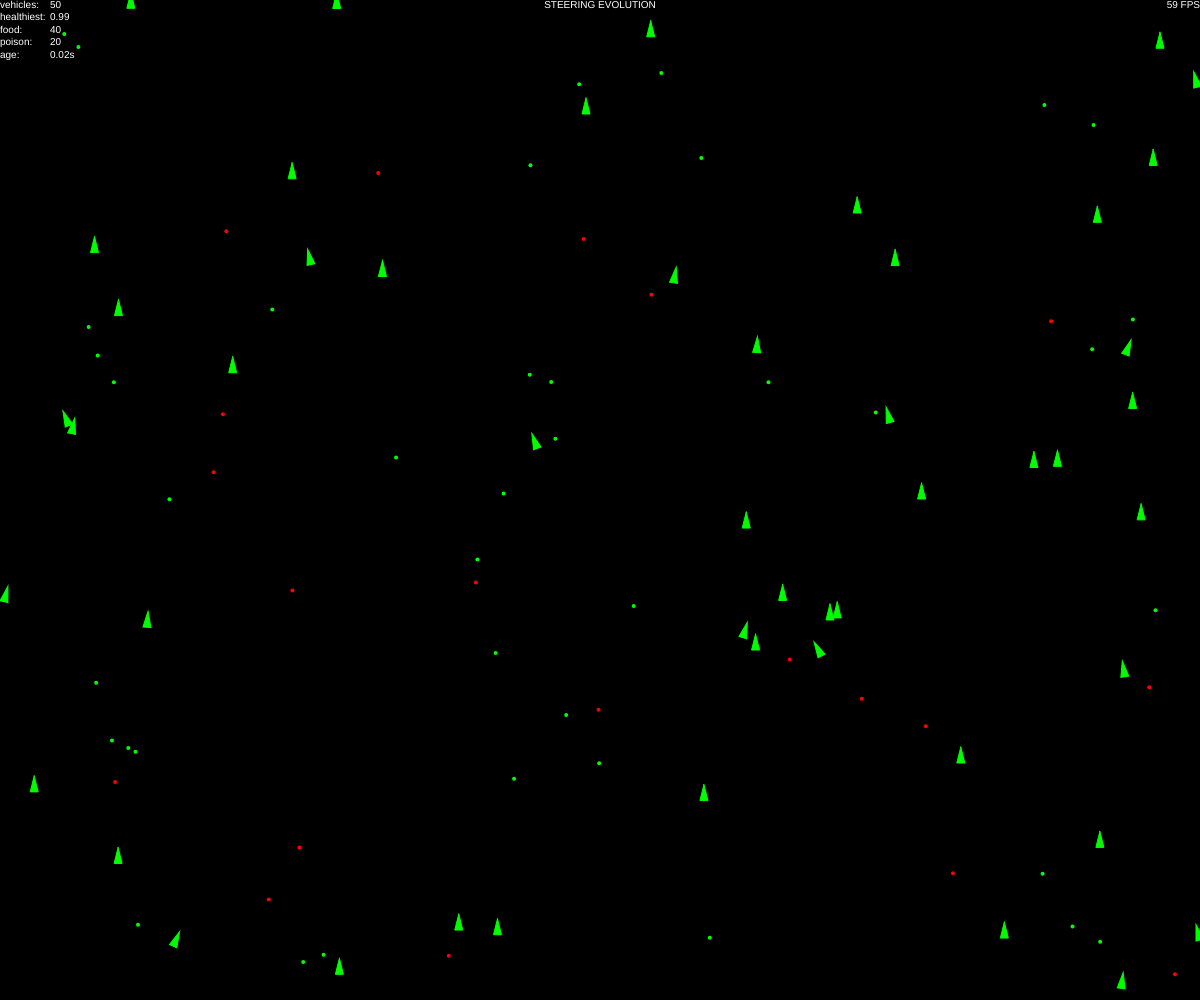
Frame 1 (no input)
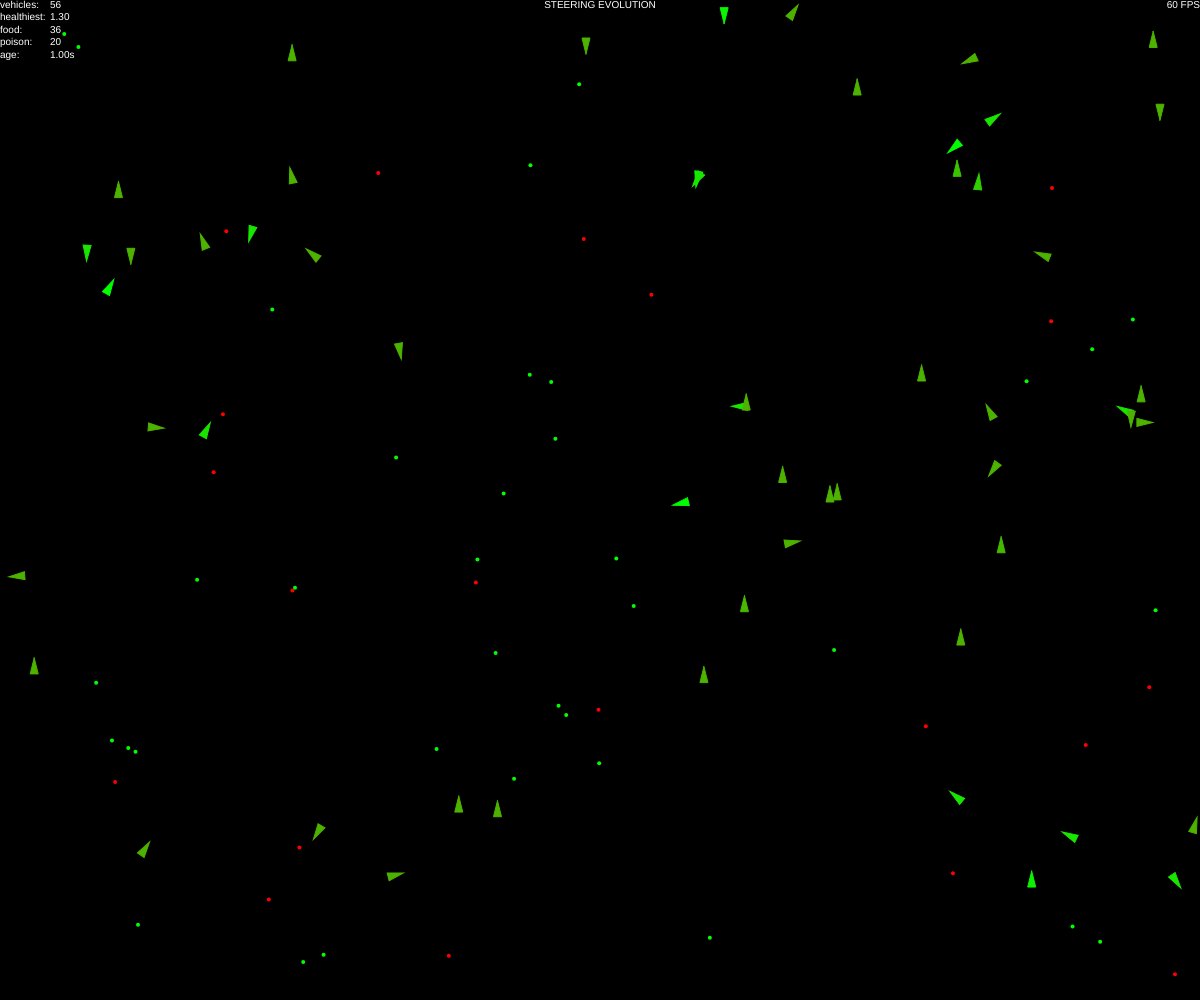
Frame 60 (no input)
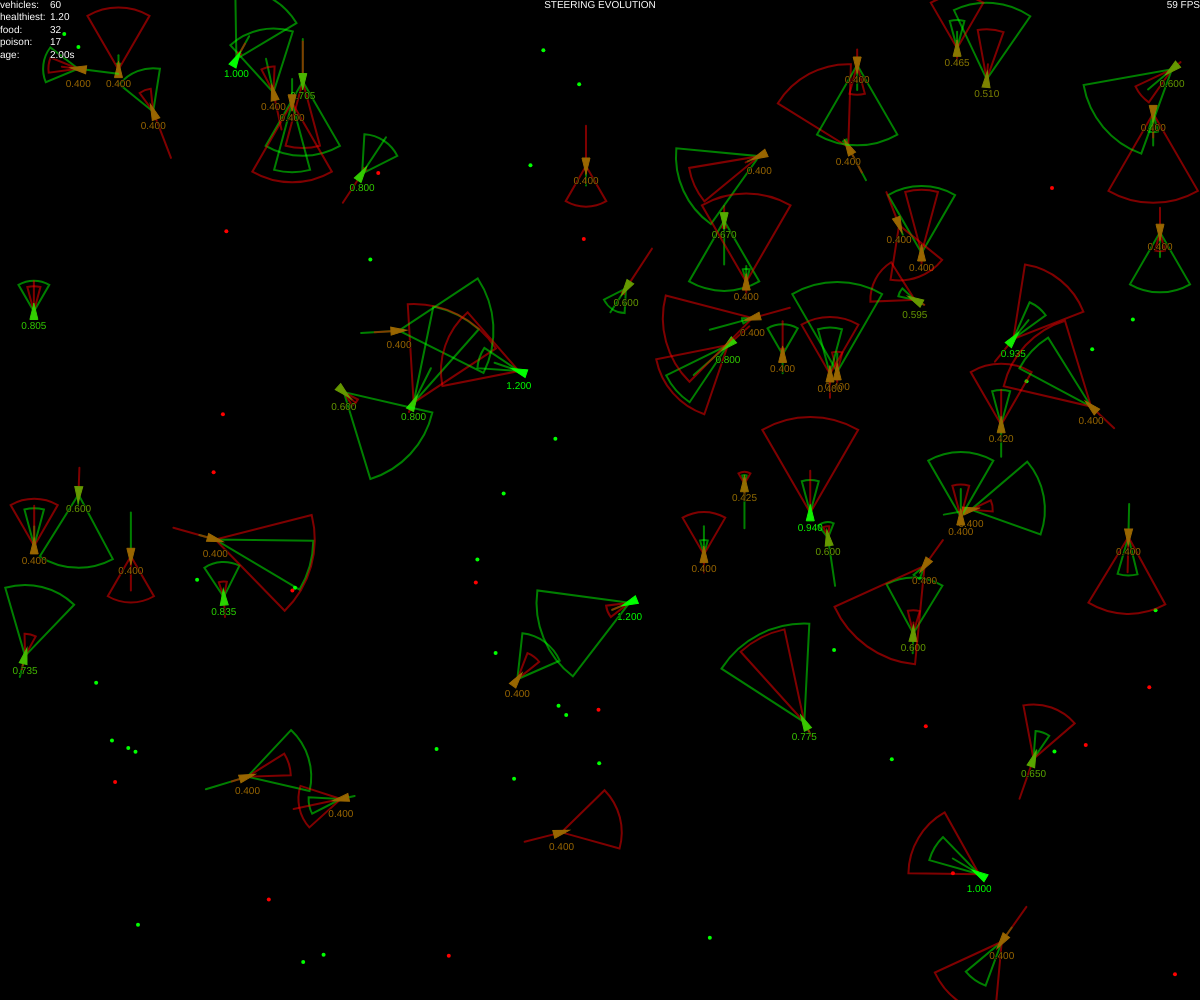
Frame 120 (the mouse pressed at the canvas centre since frame 60)

The p5.js sketch that drew these frames (run headless with seeded random() and noise() and a simulated clock; from frame 60 on, the mouse is pressed at the canvas centre):

// p5.js sketch
// ── sketch.js
// Daniel Shiffman
// The Coding Train
// Coding Challenge 69: Steering Evolution
// Part 1: https://youtu.be/flxOkx0yLrY
// Part 2: https://youtu.be/XaOVH8ZSRNA
// Part 3: https://youtu.be/vZUWTlK7D2Q
// Part 4: https://youtu.be/ykOcaInciBI
// Part 5: https://youtu.be/VnFF5V5DS8s

// https://editor.p5js.org/codingtrain/sketches/xgQNXkxx1

var boundary = 25;
var debug = false;
var food = [];
var poison = [];
var vehicles = [];

function setup() {
  createCanvas(windowWidth, windowHeight);
  initUniverse();
}

function draw() {
  // the universe is a dark, dark place
  background(0);

  // create food and poison at semi-random intervals
  if (random(1) < 0.1) createFood();
  if (random(1) < 0.01) createPoison();

  // draw food
  fill(0, 255, 0);
  noStroke();
  for (let f of food) ellipse(f.x, f.y, 4)

  // draw poison
  fill(255, 0, 0);
  noStroke();
  for (var p of poison) ellipse(p.x, p.y, 4);

  // keep track of healthiest vehicle
  var maxHealthNow = 0;

  // draw and update vehicles
  for (var i = vehicles.length - 1; i >= 0; i--) {
    vehicles[i].boundaries();
    vehicles[i].behaviors(food, poison);
    vehicles[i].update();
    vehicles[i].draw();

    // keep track of healthiest vehicle
    maxHealthNow = max(maxHealthNow, vehicles[i].health);

    // clone vehicle
    if (vehicles[i].cloneMe()) createVehicle();

    // create a piece of food when a vehicle dies 
    if (vehicles[i].dead()) {
      createFood();
      vehicles.splice(i, 1);
    }
  }

  // format text
  fill(255);
  stroke(0);
  textSize(10);

  // show vehicle, food and poison stats in upper left corner
  textAlign(LEFT, TOP);
  text('vehicles:\nhealthiest:\nfood:\npoison:\nage:', 0, 0);
  text(vehicles.length + '\n' + nf(maxHealthNow, 1, 2) + '\n' + food.length + '\n' + poison.length + '\n' + nf(millis() / 1000, 1, 2) + 's', 50, 0);

  // show title in top center of screen
  textAlign(CENTER, TOP);
  text('STEERING EVOLUTION', width * 0.5, 0);

  // show framerate in upper right corner
  textAlign(RIGHT, TOP);
  text(int(frameRate()) + ' FPS', width, 0);
}

// responsive UI
function windowResized() {
  // resize canvas
  resizeCanvas(windowWidth, windowHeight);

  // remove invisible food
  for (let i = food.length - 1; i > 0; i--) {
    if (food[i].x < 0 || food[i].x > windowWidth || food[i].y < 0 || food[i].y > windowHeight) food.splice(i);
  }

  // remove invisible poison
  for (let i = poison.length - 1; i > 0; i--) {
    if (poison[i].x < 0 || poison[i].x > windowWidth || poison[i].y < 0 || poison[i].y > windowHeight) poison.splice(i);
  }
}
// ── logic.js
// create one piece of food at a random location within the boundary
function createFood() {
  var x = random(boundary, width - boundary);
  var y = random(boundary, height - boundary);
  food.push(createVector(x, y));
}

// create one piece of poison at a random location within the boundary
function createPoison() {
  var x = random(boundary, width - boundary);
  var y = random(boundary, height - boundary);
  poison.push(createVector(x, y));
}

// create one vehicle at a random location within the boundary
function createVehicle() {
  var x = random(width);
  var y = random(height);
  vehicles.push(new Vehicle(x, y));
}

// spawn a new universe
function initUniverse() {
  vehicles = [];
  food = [];
  poison = [];
  for (var i = 0; i < 50; i++) createVehicle();
  for (var i = 0; i < 40; i++) createFood();
  for (var i = 0; i < 20; i++) createPoison();
}

// keyboard events
function keyPressed() {
  if (vehicles.length > 0) {
    if (key === 'D' || key === 'd') debug = !debug;
  } else {
    if (key = ' ') {
      debug = false;
      initUniverse();
    }
  }
}

// mouse and touch events
function mousePressed() {
  if (vehicles.length > 0) {
    debug = !debug;
  } else {
    debug = false;
    initUniverse();
  }
}
// ── vehicle.js
// Daniel Shiffman
// The Coding Train
// Coding Challenge 69: Steering Evolution
// Part 1: https://youtu.be/flxOkx0yLrY
// Part 2: https://youtu.be/XaOVH8ZSRNA
// Part 3: https://youtu.be/vZUWTlK7D2Q
// Part 4: https://youtu.be/ykOcaInciBI
// Part 5: https://youtu.be/VnFF5V5DS8s

// https://editor.p5js.org/codingtrain/sketches/xgQNXkxx1
// vehicle class
class Vehicle {
  constructor(x, y, dna) {
    this.acceleration = createVector(0, 0); // acceleration
    this.health = 1; // initial health, vehicle dies when health reaches zero
    this.maxforce = 0.5; // maximum force for steering
    this.maxspeed = 5; // maximum speed in pixels per frame
    this.position = createVector(x, y); // initial position
    this.r = 4; // size
    this.velocity = createVector(0, -2); // velocity pixels per frame

    var mr = 0.01; // mutation ratio

    this.dna = []; // dna
    if (dna === undefined) {
      this.dna[0] = random(-2, 2); // food weight
      this.dna[1] = random(-2, 2); // poison weight
      this.dna[2] = random(0, 100); // food perception
      this.dna[3] = random(0, 100); // poison perception

    } else {
      // Mutation
      this.dna[0] = dna[0];
      if (random(1) < mr) {
        this.dna[0] += random(-0.1, 0.1);
      }

      this.dna[1] = dna[1];
      if (random(1) < mr) {
        this.dna[1] += random(-0.1, 0.1);
      }

      this.dna[2] = dna[2];
      if (random(1) < mr) {
        this.dna[2] += random(-10, 10);
      }

      this.dna[3] = dna[3];
      if (random(1) < mr) {
        this.dna[3] += random(-10, 10);
      }
    }
  }

  // apply force from based on steering towards or away from food/poison
  applyForce(force) {
    this.acceleration.add(force);
  }

  // use dna to control vehicle
  behaviors(good, bad) {
    var steerG = this.eat(good, 0.2, this.dna[2]);
    var steerB = this.eat(bad, -1, this.dna[3]);

    steerG.mult(this.dna[0]);
    steerB.mult(this.dna[1]);

    this.applyForce(steerG);
    this.applyForce(steerB);
  }

  // boundary where no food and poison will be create and vehicles will steer away from
  boundaries() {
    var desired = null;

    if (this.position.x < boundary) {
      desired = createVector(this.maxspeed, this.velocity.y);
    } else if (this.position.x > width - boundary) {
      desired = createVector(-this.maxspeed, this.velocity.y);
    }

    if (this.position.y < boundary) {
      desired = createVector(this.velocity.x, this.maxspeed);
    } else if (this.position.y > height - boundary) {
      desired = createVector(this.velocity.x, -this.maxspeed);
    }

    if (desired !== null) {
      desired.normalize();
      desired.mult(this.maxspeed);
      var steer = p5.Vector.sub(desired, this.velocity);
      steer.limit(this.maxforce);
      this.applyForce(steer);
    }
  }

  // clone vehicle at random
  cloneMe() {
    return (random(1) < 0.002)
  }

  // check vehicle's health 
  dead() {
    return (this.health <= 0)
  }

  // draw vehicle
  draw() {
    var angle = this.velocity.heading() + PI / 2;

    push();
    translate(this.position.x, this.position.y);
    rotate(angle);

    // draw debug information
    if (debug) {
      noFill();
      strokeWeight(2);

      // determine angles for perception radii
      let angleGood = (this.dna[2] > this.dna[3] ? 30 : 15);
      let angleBad = (this.dna[2] > this.dna[3] ? 15 : 30);

      // draw food attraction and perception radius
      stroke(0, 255, 0, 127);
      line(0, 0, 0, -this.dna[0] * 25);
      arc(0, 0, this.dna[2] * 2, this.dna[2] * 2, -HALF_PI + radians(-angleGood), -HALF_PI + radians(angleGood), PIE);

      // draw poison attraction and perception radius
      stroke(255, 0, 0, 127);
      line(0, 0, 0, -this.dna[1] * 25);
      arc(0, 0, this.dna[3] * 2, this.dna[3] * 2, -HALF_PI + radians(-angleBad), -HALF_PI + radians(angleBad), PIE);
    }

    // linear interpolation of color between red (health = 0) and green (health = 1)
    var colG = color(0, 255, 0);
    var colR = color(255, 0, 0);
    var col = lerpColor(colR, colG, this.health);

    // draw vehicle
    fill(col);
    stroke(col);
    strokeWeight(1);
    beginShape();
    vertex(0, -this.r * 2);
    vertex(-this.r, this.r * 2);
    vertex(this.r, this.r * 2);
    endShape(CLOSE);

    // draw health
    if (debug) {
      rotate(-angle);
      fill(col);
      stroke(0);
      textAlign(CENTER, TOP);
      textSize(10);
      text(nf(this.health, 1, 3), 0, 10);
    }
    pop();
  }

  // ead something (food or poison)
  eat(list, nutrition, perception) {
    var record = Infinity;
    var closest = null;

    for (var i = list.length - 1; i >= 0; i--) {
      var d = this.position.dist(list[i]);

      if (d < this.maxspeed) {
        list.splice(i, 1);
        this.health += nutrition;
      } else {
        if (d < record && d < perception) {
          record = d;
          closest = list[i];
        }
      }
    }

    if (closest != null) {
      return this.seek(closest);
    }

    return createVector(0, 0);
  }

  // a method that calculates a steering force towards a target
  // STEER = DESIRED - VELOCITY
  seek(target) {
    var desired = p5.Vector.sub(target, this.position); // A vector pointing from the location to the target

    // Scale to maximum speed
    desired.setMag(this.maxspeed);

    // Steering = Desired minus velocity
    var steer = p5.Vector.sub(desired, this.velocity);
    steer.limit(this.maxforce); // Limit to maximum steering force

    return steer;
  }

  // update location
  update() {
    this.health -= 0.005;
    this.velocity.add(this.acceleration); // Update velocity
    this.velocity.limit(this.maxspeed); // Limit speed
    this.position.add(this.velocity);
    this.acceleration.mult(0); // Reset accelerationelertion to 0 each cycle
  }
}
